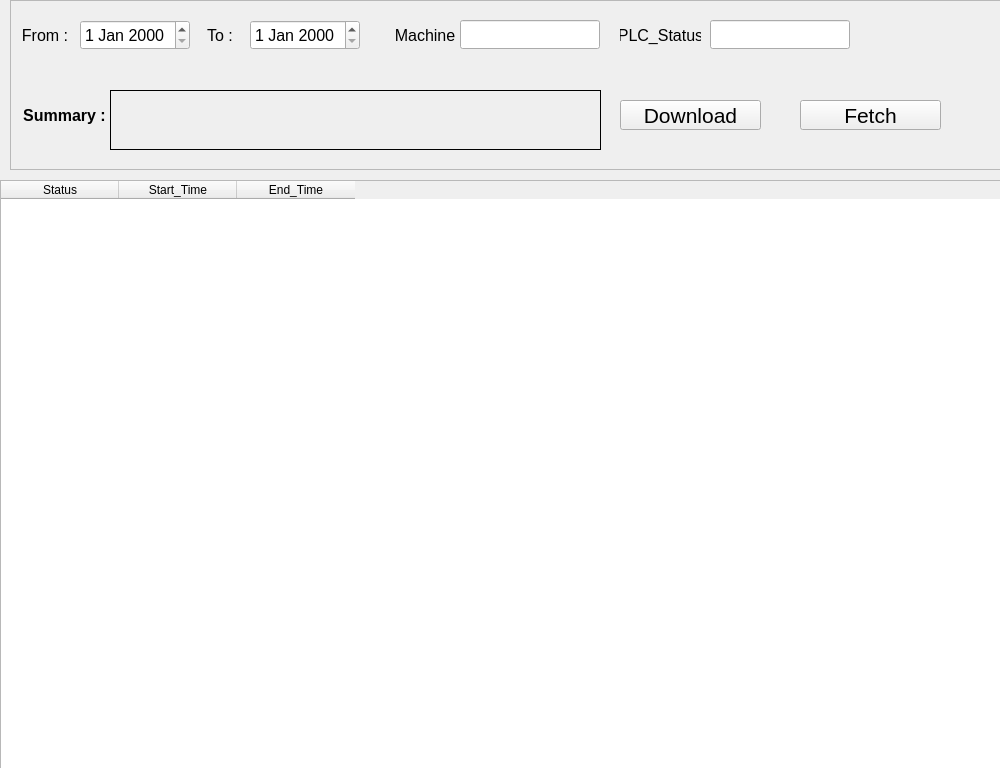
<?xml version="1.0" encoding="UTF-8"?>
<ui version="4.0">
 <class>MainWindow</class>
 <widget class="QMainWindow" name="MainWindow">
  <property name="geometry">
   <rect>
    <x>0</x>
    <y>0</y>
    <width>1000</width>
    <height>768</height>
   </rect>
  </property>
  <property name="windowTitle">
   <string>MainWindow</string>
  </property>
  <widget class="QWidget" name="centralwidget">
   <widget class="QFrame" name="entry_frame">
    <property name="geometry">
     <rect>
      <x>10</x>
      <y>0</y>
      <width>1201</width>
      <height>170</height>
     </rect>
    </property>
    <property name="autoFillBackground">
     <bool>true</bool>
    </property>
    <property name="styleSheet">
     <string notr="true"/>
    </property>
    <property name="frameShape">
     <enum>QFrame::StyledPanel</enum>
    </property>
    <property name="frameShadow">
     <enum>QFrame::Raised</enum>
    </property>
    <widget class="QDateEdit" name="from_date">
     <property name="geometry">
      <rect>
       <x>70</x>
       <y>20</y>
       <width>110</width>
       <height>30</height>
      </rect>
     </property>
     <property name="font">
      <font>
       <pointsize>12</pointsize>
      </font>
     </property>
    </widget>
    <widget class="QDateEdit" name="to_date">
     <property name="geometry">
      <rect>
       <x>240</x>
       <y>20</y>
       <width>110</width>
       <height>30</height>
      </rect>
     </property>
     <property name="font">
      <font>
       <pointsize>12</pointsize>
      </font>
     </property>
    </widget>
    <widget class="QLabel" name="to_label">
     <property name="geometry">
      <rect>
       <x>180</x>
       <y>20</y>
       <width>60</width>
       <height>30</height>
      </rect>
     </property>
     <property name="font">
      <font>
       <pointsize>12</pointsize>
      </font>
     </property>
     <property name="text">
      <string>To :</string>
     </property>
     <property name="alignment">
      <set>Qt::AlignCenter</set>
     </property>
    </widget>
    <widget class="QLabel" name="from_label">
     <property name="geometry">
      <rect>
       <x>10</x>
       <y>20</y>
       <width>50</width>
       <height>30</height>
      </rect>
     </property>
     <property name="font">
      <font>
       <pointsize>12</pointsize>
      </font>
     </property>
     <property name="text">
      <string>From :</string>
     </property>
     <property name="alignment">
      <set>Qt::AlignCenter</set>
     </property>
    </widget>
    <widget class="QLabel" name="Drum_no_label">
     <property name="geometry">
      <rect>
       <x>350</x>
       <y>20</y>
       <width>130</width>
       <height>30</height>
      </rect>
     </property>
     <property name="font">
      <font>
       <pointsize>12</pointsize>
       <italic>false</italic>
      </font>
     </property>
     <property name="autoFillBackground">
      <bool>false</bool>
     </property>
     <property name="text">
      <string>Machine</string>
     </property>
     <property name="alignment">
      <set>Qt::AlignCenter</set>
     </property>
    </widget>
    <widget class="QLineEdit" name="batch_no_lineEdit">
     <property name="geometry">
      <rect>
       <x>450</x>
       <y>20</y>
       <width>140</width>
       <height>29</height>
      </rect>
     </property>
     <property name="font">
      <font>
       <pointsize>12</pointsize>
      </font>
     </property>
    </widget>
    <widget class="QLabel" name="summary_label">
     <property name="geometry">
      <rect>
       <x>9</x>
       <y>100</y>
       <width>91</width>
       <height>30</height>
      </rect>
     </property>
     <property name="font">
      <font>
       <pointsize>12</pointsize>
       <weight>75</weight>
       <italic>false</italic>
       <bold>true</bold>
      </font>
     </property>
     <property name="autoFillBackground">
      <bool>false</bool>
     </property>
     <property name="text">
      <string>Summary :</string>
     </property>
     <property name="alignment">
      <set>Qt::AlignCenter</set>
     </property>
    </widget>
    <widget class="QLabel" name="summary_data_lable">
     <property name="geometry">
      <rect>
       <x>100</x>
       <y>90</y>
       <width>491</width>
       <height>60</height>
      </rect>
     </property>
     <property name="font">
      <font>
       <pointsize>12</pointsize>
       <weight>75</weight>
       <italic>false</italic>
       <bold>true</bold>
      </font>
     </property>
     <property name="autoFillBackground">
      <bool>false</bool>
     </property>
     <property name="frameShape">
      <enum>QFrame::Box</enum>
     </property>
     <property name="text">
      <string/>
     </property>
     <property name="alignment">
      <set>Qt::AlignCenter</set>
     </property>
    </widget>
    <widget class="QPushButton" name="download_button">
     <property name="geometry">
      <rect>
       <x>610</x>
       <y>100</y>
       <width>141</width>
       <height>30</height>
      </rect>
     </property>
     <property name="font">
      <font>
       <pointsize>16</pointsize>
      </font>
     </property>
     <property name="text">
      <string>Download</string>
     </property>
    </widget>
    <widget class="QPushButton" name="fetch">
     <property name="geometry">
      <rect>
       <x>790</x>
       <y>100</y>
       <width>141</width>
       <height>30</height>
      </rect>
     </property>
     <property name="font">
      <font>
       <pointsize>16</pointsize>
      </font>
     </property>
     <property name="text">
      <string>Fetch</string>
     </property>
    </widget>
    <widget class="QLabel" name="Drum_no_label_2">
     <property name="geometry">
      <rect>
       <x>610</x>
       <y>20</y>
       <width>81</width>
       <height>30</height>
      </rect>
     </property>
     <property name="font">
      <font>
       <pointsize>12</pointsize>
       <italic>false</italic>
      </font>
     </property>
     <property name="autoFillBackground">
      <bool>false</bool>
     </property>
     <property name="text">
      <string>PLC_Status</string>
     </property>
     <property name="alignment">
      <set>Qt::AlignCenter</set>
     </property>
    </widget>
    <widget class="QLineEdit" name="batch_no_lineEdit_2">
     <property name="geometry">
      <rect>
       <x>700</x>
       <y>20</y>
       <width>140</width>
       <height>29</height>
      </rect>
     </property>
     <property name="font">
      <font>
       <pointsize>12</pointsize>
      </font>
     </property>
    </widget>
   </widget>
   <widget class="QTableWidget" name="tableWidget">
    <property name="geometry">
     <rect>
      <x>0</x>
      <y>180</y>
      <width>1020</width>
      <height>768</height>
     </rect>
    </property>
    <attribute name="horizontalHeaderDefaultSectionSize">
     <number>118</number>
    </attribute>
    <column>
     <property name="text">
      <string>Status</string>
     </property>
    </column>
    <column>
     <property name="text">
      <string>Start_Time</string>
     </property>
    </column>
    <column>
     <property name="text">
      <string>End_Time</string>
     </property>
    </column>
   </widget>
  </widget>
 </widget>
 <resources/>
 <connections/>
</ui>
